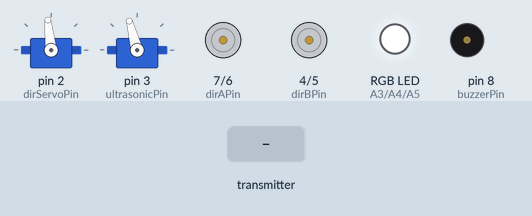
Simulated run of this sketch. Board: Arduino Uno, built with avr-gcc and run on an emulated ATmega328P. On the bench: 2 × servo, direction and speed pins drawn as motors (green arrow = direction pin HIGH = forward, orange = LOW = backward, longer = more drive), an RGB LED mixed from three pins (HIGH = lit), buzzer (waves = sounding). Dashed ring = blinking. Inputs (shaded band) come from the test bench. No radio packets arrive unless stated.

Above: at 1.2 s.
1.3 s: the transmitter starts sending data.0 = 0
At 1.51 s:
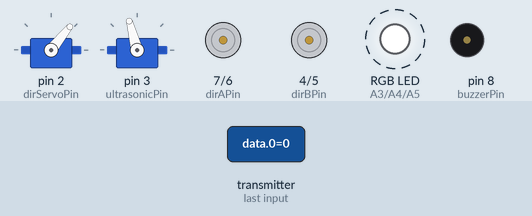
4.3 s: the transmitter starts sending data.1 = 0
At 4.57 s:
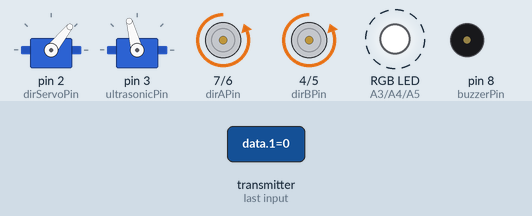
7.3 s: the transmitter starts sending data.5 = 0
At 7.62 s:
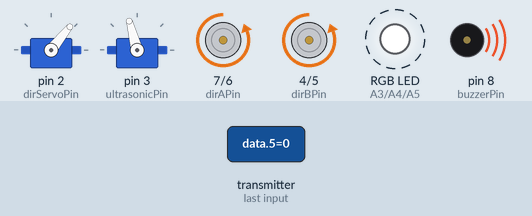
10.3 s: the transmitter starts sending data.0 = 256
At 10.67 s:
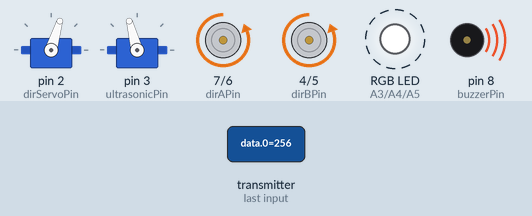
13.3 s: the transmitter starts sending data.1 = 256
At 13.46 s:
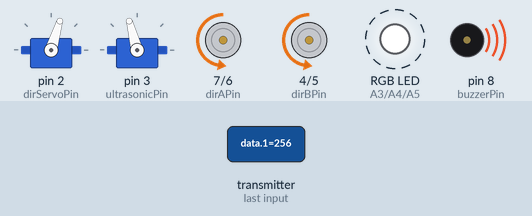
16.3 s: the transmitter starts sending data.5 = 256
At 16.51 s:
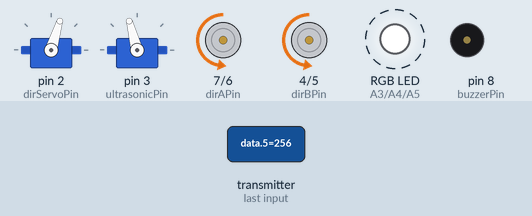
Timing chart, 0 to 20.3 s (numbered marks = the images above; inputs shaded):
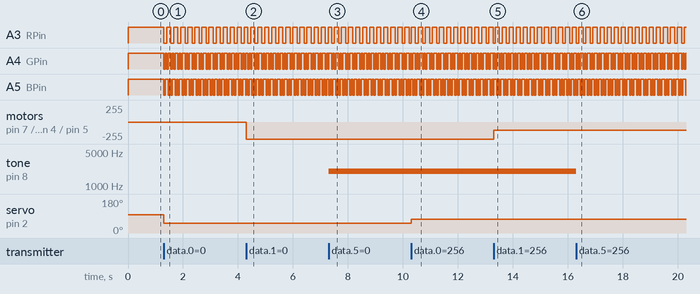

Measured:
- after the input at 1.3 s, A3 (RPin): alternates HIGH for 0.15 s and LOW for 0.10 s, starting at once; A4 (GPin): alternates HIGH for 0.05 s and LOW for 0.05 s, starting at once; A5 (BPin): alternates HIGH for 0.10 s and LOW for 0.05 s, starting at once; servo on pin 2 (dirServoPin): 96° → 51° at once
- after the input at 4.3 s, motor on pin 7 (dirAPin) / pin 6 (pwmAPin), motor on pin 4 (dirBPin) / pin 5 (pwmBPin): stopped → backward 255/255 at once
- after the input at 7.3 s, tone on pin 8 (buzzerPin): silent → 2000 Hz at once
- after the input at 10.3 s, servo on pin 2 (dirServoPin): 51° → 73° at once
- after the input at 13.3 s, motor on pin 7 (dirAPin) / pin 6 (pwmAPin), motor on pin 4 (dirBPin) / pin 5 (pwmBPin): backward 255/255 → backward 127/255 at once
- after the input at 16.3 s, tone on pin 8 (buzzerPin): 2000 Hz → silent at once

The sketch:

AdeeptMotor.ino
```cpp
/***********************************************************
File name:  AdeeptMotor.ino
Description:
1. Under remote control mode:
The car is completely controlled by the remote control.
2. Under auto-control mode:
The ultrasonic module will keep detecting obstacles in front
of the car. When encountering and approaching one, the car will
go backward, turn to another angle bypassing the obstacle, and
continue to go forward.
Website: www.adeept.com
E-mail: support@adeept.com
Author: Tom
Date: 2016/12/26
***********************************************************/
#include <SPI.h>
#include "RF24.h"
#include <Servo.h>

RF24 radio(9, 10);                // define the object to control NRF24L01
byte addresses[5] = "00007";      // define communication address which should correspond to remote control
int data[9]={512, 512, 0, 0, 1, 1, 512, 512, 512};  // define array used to save the communication data
int mode[1];

Servo dirServo;                  // define servo to control turning of smart car
int dirServoPin = 2;              // define pin for signal line of the last servo
float dirServoOffset = 6;         // define a variable for deviation(degree) of the servo
Servo ultrasonicServo;           // define servo to control turning of ultrasonic sensor
int ultrasonicPin = 3;            // define pin for signal line of the last servo
float ultrasonicServoOffset = 15; // define a variable for deviation(degree) of the servo

int trigPin = 0;                  // define Trig pin for ultrasonic ranging module
int echoPin = 1;                  // define Echo pin for ultrasonic ranging module
float maxDistance = 200;          // define the range(cm) for ultrasonic ranging module, Maximum sensor distance is rated at 400-500cm.
float soundVelocity = 340;        // Sound velocity = 340 m/s
float rangingTimeOut = 2 * maxDistance / 100 / soundVelocity * 1000000; // define the timeout(ms) for ultrasonic ranging module

#define FORWARD HIGH
#define BACKWARD LOW

const int dirAPin = 7;    // define pin used to control rotational direction of motor A
const int pwmAPin = 6;    // define pin for PWM used to control rotational speed of motor A
const int dirBPin = 4;    // define pin used to control rotational direction of motor B
const int pwmBPin = 5;    // define pin for PWM used to control rotational speed of motor B
const int snsAPin = 0;    // define pin for detecting current of motor A
const int snsBPin = 1;    // define pin for detecting current of motor B
const int buzzerPin = 8;  // define pin for buzzer
const int RPin = A3;
const int GPin = A4;
const int BPin = A5;
int RGBVal = 0;
int automatic = 0;

#define FORWARD LOW
#define BACKWARD HIGH

void setup() {
  radio.begin();                      // initialize RF24
  radio.setRetries(0, 15);            // set retries times
  radio.setPALevel(RF24_PA_LOW);      // set power
  radio.openReadingPipe(1, addresses);// open delivery channel
  radio.startListening();             // start monitoring

//  Serial.begin(9600); // initialize serial port
  dirServo.attach(dirServoPin);  // attaches the servo on servoDirPin to the servo object
  ultrasonicServo.attach(ultrasonicPin);  // attaches the servo on ultrasonicPin to the servo object
  pinMode(dirAPin, OUTPUT);   // set dirAPin to output mode
  pinMode(pwmAPin, OUTPUT);   // set pwmAPin to output mode
  pinMode(dirBPin, OUTPUT);   // set dirBPin to output mode
  pinMode(pwmBPin, OUTPUT);   // set pwmBPin to output mode
  pinMode(buzzerPin, OUTPUT); // set buzzerPin to output mode
  pinMode(RPin, OUTPUT);   // set RPin to output mode
  pinMode(GPin, OUTPUT);   // set GPin to output mode
  pinMode(BPin, OUTPUT);   // set BPin to output mode

  pinMode(trigPin, OUTPUT); // set trigPin to output mode
  pinMode(echoPin, INPUT);  // set echoPin to input mode
}

void loop()
{
    receiveData();
    if(automatic == 0){
      mode[0]=0;
    //  radio.write( mode, sizeof(mode) );
      // calculate the steering angle of servo according to the direction joystick of remote control and the deviation
      int dirServoDegree = map(data[0], 0, 1023,45 ,135 ) - (data[7] - 512) / 12;
      int ultrasonicServoDegree = map(data[8], 0, 1023, 45, 135) - (data[7] - 512) / 25;
      // get the steering angle and speed of servo according to the speed joystick of remote control and the deviation
      int motorSpd = data[1] - 512 + (data[6] - 512) / 10;
      bool motorDir = motorSpd > 0 ? BACKWARD : FORWARD;
      motorSpd = abs(constrain(motorSpd, -512, 512));
      motorSpd = map(motorSpd, 0, 512, 0, 255);
      // control the steering and travelling of the smart car
      ctrlCar0(dirServoDegree,ultrasonicServoDegree, motorDir, motorSpd);
      switch(RGBVal){
        case 0: digitalWrite(RPin, HIGH);digitalWrite(GPin, HIGH);digitalWrite(BPin, HIGH);break;
        case 1: digitalWrite(RPin, LOW);digitalWrite(GPin, LOW);digitalWrite(BPin, LOW);   break;
        case 2: digitalWrite(RPin, LOW);digitalWrite(GPin, HIGH);digitalWrite(BPin, HIGH); break;
        case 3: digitalWrite(RPin, HIGH);digitalWrite(GPin, LOW);digitalWrite(BPin, HIGH); break;
        case 4: digitalWrite(RPin, HIGH);digitalWrite(GPin, HIGH);digitalWrite(BPin, LOW); break;
        default: break;
      }
  }

//  if(automatic == 1){
//
//      byte barDistance = maxDistance; // save the minimum measured distance from obstacles
//      byte barDegree;                 // save the minimum measured angel from obstacles
//      byte distance;                  // save the current the measured distance from obstacles
//      mode[0]=1;
//     // radio.write( mode, sizeof(mode) );
//      // define the initial scanning position servo of pan tilt
//      ultrasonicServo.write(40 + ultrasonicServoOffset);
//      delay(200);
//      // start to scan distance. During this progress, we will get the distance and angle from the closest obstacle
//      for (byte ultrasonicServoDegree = 40; ultrasonicServoDegree < 140; ultrasonicServoDegree += 10) {
//        ultrasonicServo.write(ultrasonicServoDegree + ultrasonicServoOffset); // steer pan tilt to corresponding position
//        delay(50);                // wait 50ms between pings (about 20 pingsc). 29ms should be the shortest delay between pings.
//        receiveData();
//        distance = getDistance(); // detect the current distance from obstacle with angle of pan tilt stable
//        if (distance < barDistance) { // if the current measured distance is smaller than the previous one, save the data of current measured distance
//          barDegree = ultrasonicServoDegree;       // save the measured angle
//          barDistance = distance;     // save the measured distance
//        }
//      }
//
//      // servo of pan tilt turns to default position
//      delay(200);
//      ultrasonicServo.write(90 + ultrasonicServoOffset);
//
//      int spd = 128;  // set the speed(0-255) of smart car
//      // According to the result of scanning control action of intelligent vehicles
//      if (barDistance < 20) {     // if the obstacle distance is too close, reverse the travelling direction
//        if (barDegree < 90)       // choose to reverse direction according to the angle with obstacle
//          ctrlCar1(135-(data[7] - 512) / 12,  FORWARD, spd);  // control steering and reversing smart car
//        else
//          ctrlCar1(45-(data[7] - 512) / 12,  FORWARD, spd);   // control steering and reversing smart car
//        for(int i=0;i<15;i++){
//        delay(100);              // reversing time
//        receiveData();
//        }
//      }
//      else if (barDistance < 50) {// if the obstacle distance is too close, reverse the travelling direction
//        if (barDegree < 90)       // choose to reverse direction according to the angle with obstacle
//          ctrlCar1(135-(data[7] - 512) / 12, BACKWARD, spd);   // control steering and moving on
//        else
//          ctrlCar1(45-(data[7] - 512) / 12, BACKWARD, spd);    // control steering and moving on
//        for(int i=0;i<10;i++){
//        delay(100);              // reversing time
//        receiveData();
//        }
//      }
//      else {                     // if the obstacle distance is not close, move on
//        ctrlCar1(90-(data[7] - 512) / 12, BACKWARD, spd);      // control the smart car move on
//        for(int i=0;i<10;i++){
//        delay(100);              // reversing time
//        receiveData();
//        }
//      }
//      ctrlCar1(90-(data[7] - 512) / 12, BACKWARD, 0);   // make the smart car stop for preparation of next scanning
//   }


  // send motor current to serial port
//  float iMotorA = analogRead(snsAPin) * 5.0 / 1024 / 30 / 0.05;
//  float iMotorB = analogRead(snsBPin) * 5.0 / 1024 / 30 / 0.05;

//  Serial.print("iMotorA: ");
//  Serial.print(iMotorA);
//  Serial.print(" A ,iMotorB: ");
//  Serial.print(iMotorB);
//  Serial.println(" A");
}
void receiveData(){
   if ( radio.available()) {             // if receive the data
    while (radio.available()) {         // read all the data
      radio.read( data, sizeof(data) ); // read data
    }
    if(!data[2]){
    RGBVal++ ;
    if(RGBVal>4){
      RGBVal=0;}
    }
    if(!data[3]){
      automatic = 0;
    }
    if(!data[4]){
      automatic = 1;
    }
    if (!data[5])// control the buzzer
      tone(buzzerPin, 2000);
    else
      noTone(buzzerPin);
   }
}
void ctrlCar0(byte dirServoDegree,byte ultrasonicServoDegree, bool motorDir, byte motorSpd) {
  dirServo.write(dirServoDegree + dirServoOffset);
  ultrasonicServo.write(ultrasonicServoDegree + ultrasonicServoOffset);
  digitalWrite(dirAPin, motorDir);
  digitalWrite(dirBPin, motorDir);
  analogWrite(pwmAPin, motorSpd);
  analogWrite(pwmBPin, motorSpd);
}
void ctrlCar1(byte dirServoDegree, bool motorDir, byte motorSpd) {
  dirServo.write(dirServoDegree + dirServoOffset);
  digitalWrite(dirAPin, motorDir);
  digitalWrite(dirBPin, motorDir);
  analogWrite(pwmAPin, motorSpd);
  analogWrite(pwmBPin, motorSpd);
}

float getDistance() {
  unsigned long pingTime; // save the high level time returned by ultrasonic ranging module
  float distance;         // save the distance away from obstacle

  // set the trigPin output 10us high level to make the ultrasonic ranging module start to measure
  digitalWrite(trigPin, HIGH);
  delayMicroseconds(10);
  digitalWrite(trigPin, LOW);
  // get the high level time returned by ultrasonic ranging module
  pingTime = pulseIn(echoPin, HIGH, rangingTimeOut);

  if (pingTime != 0) {  // if the measure is not overtime
    distance = pingTime * soundVelocity / 2 / 10000;  // calculate the obstacle distance(cm) according to the time of high level returned
    return distance;    // return distance(cm)
  }
  else                  // if the measure is overtime
    return maxDistance; // returns the maximum distance(cm)
}
```
